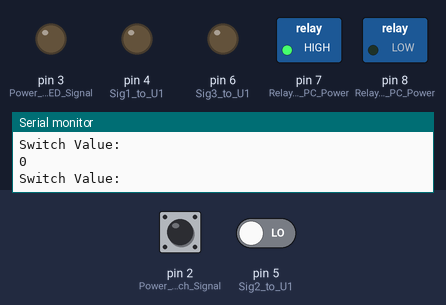
The sketch below on a simulated Arduino Uno, built with avr-gcc and run on an emulated ATmega328P. Parts: switched loads named in the sketch (green lamp = pin HIGH), output pins drawn as LEDs (lit = HIGH), the last lines printed to the serial monitor. Inputs (shaded band) come from the test bench; at power-on: pin 2 (Power_Switch_Signal) LOW, pin 5 (Sig2_to_U1) LOW.

Above: at 1.2 s.
1.3 s: pin 2 (Power_Switch_Signal) pulled HIGH for 0.15 s
At 1.7 s:
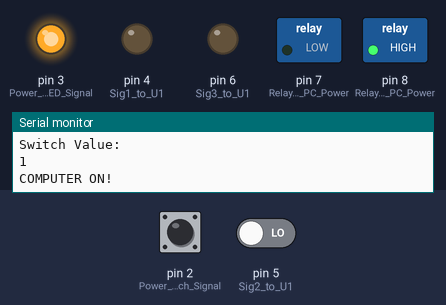
At 3.2 s:
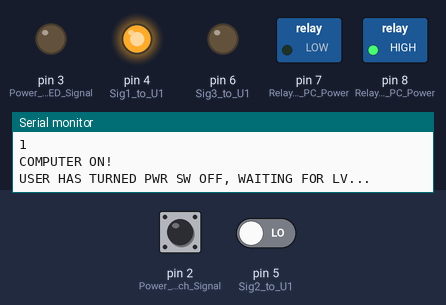
Timing chart, 0 to 4.7 s (numbered marks = the images above; inputs shaded):
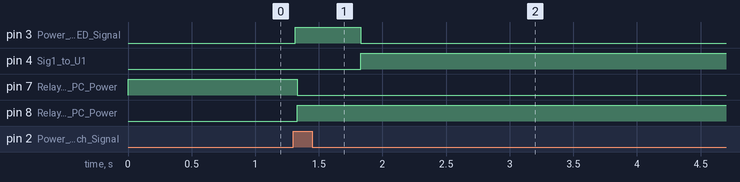

The sketch:

Nano_U2_1523.ino
```cpp
//Author: Zach DiGennaro
//232-336-1 U2 Code
//Updated On: January 30, 2019

const int temp_sens = A0;

void setup() {

Serial.begin(9600);

pinMode(2, INPUT);//Power Switch Signal
pinMode(3, OUTPUT);//Power Switch LED Signal

pinMode(4, OUTPUT);//Sig1 to U1(LV Arduino)
pinMode(5, INPUT);//Sig2 to U1(LV Arduino)
pinMode(6, OUTPUT);//Sig3 to U1(LV Arduino)

pinMode(7, OUTPUT);//Relay for PC Power(A1)(- TO OPERATE, + TO RESET)
pinMode(8, OUTPUT);//Relay for PC Power(A2)(+ TO OPERATE, - TO RESET)


}

void loop() {

  int sstate = 0;
  int rstate = 0;
  int zstate = 0;


  int pw_switch = digitalRead(2);
  while(sstate == 0){
    digitalWrite(7, HIGH);
    digitalWrite(8, LOW);
    digitalWrite(4, LOW);
    pw_switch = digitalRead(2);
    Serial.println("Switch Value: ");
    Serial.println(pw_switch);
    if(pw_switch == 1){
      digitalWrite(3, HIGH);
      Serial.println("COMPUTER ON!");
      break;
    }
    delay(10);
  }

  sstate = 1;
  digitalWrite(7, LOW);
  digitalWrite(8, HIGH);
  delay(500);

  pw_switch = digitalRead(2);
  while(rstate == 0){
    pw_switch = digitalRead(2);

    if(pw_switch == 0){
      digitalWrite(4, HIGH);
      digitalWrite(3, LOW);
      Serial.println("USER HAS TURNED PWR SW OFF, WAITING FOR LV...");
      break;
    }
    delay(10);
  }

  rstate = 1;
  int lv_shutdown = digitalRead(5);
  while(zstate == 0){
    lv_shutdown = digitalRead(5);
    if(lv_shutdown == 1){
      break;
    }

  }

  zstate = 1;
  delay(60000);
  sstate = 0;
  digitalWrite(7, HIGH);
  digitalWrite(8, LOW);
  delay(2000);


}
```

Measured:
- after the input at 1.3 s, pin 3 (Power_Switch_LED_Signal): LOW → HIGH at once, → LOW 0.51 s later; pin 4 (Sig1_to_U1): LOW → HIGH after 0.53 s; pin 7 (Relay_for_PC_Power): HIGH → LOW at once; pin 8 (Relay_for_PC_Power): LOW → HIGH at once
